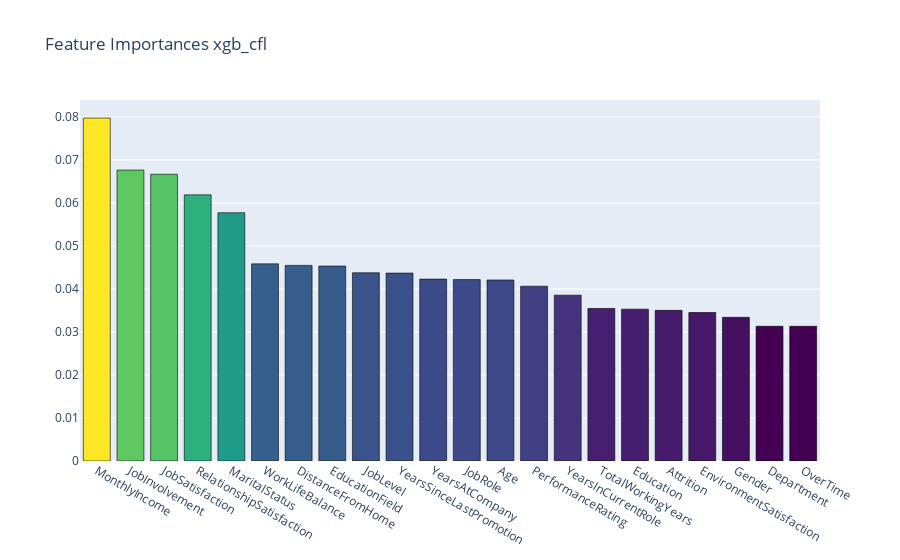

Notebook cell for this chart:
### Code cell
features_imp(xgb_clf, 'features')

### Figure 1 — Plotly figure (JSON) as saved in the notebook; plotly's stock layout.template omitted (floating-point values rounded to 4 significant figures)
{"data": [{"marker": {"color": [0.07975, 0.06765, 0.06668, 0.06189, 0.05774, 0.04584, 0.04549, 0.04533, 0.04377, 0.0437, 0.0423, 0.04218, 0.0421, 0.04064, 0.03857, 0.03547, 0.03531, 0.03503, 0.03453, 0.03341, 0.03133, 0.03131], "colorscale": [[0, "#440154"], [0.1111, "#482878"], [0.2222, "#3e4989"], [0.3333, "#31688e"], [0.4444, "#26828e"], [0.5556, "#1f9e89"], [0.6667, "#35b779"], [0.7778, "#6ece58"], [0.8889, "#b5de2b"], [1, "#fde725"]], "line": {"color": "black", "width": 0.6}}, "name": "coefficients", "type": "bar", "x": ["MonthlyIncome", "JobInvolvement", "JobSatisfaction", "RelationshipSatisfaction", "MaritalStatus", "WorkLifeBalance", "DistanceFromHome", "EducationField", "JobLevel", "YearsSinceLastPromotion", "YearsAtCompany", "JobRole", "Age", "PerformanceRating", "YearsInCurrentRole", "TotalWorkingYears", "Education", "Attrition", "EnvironmentSatisfaction", "Gender", "Department", "OverTime"], "y": [0.07975, 0.06765, 0.06668, 0.06189, 0.05774, 0.04584, 0.04549, 0.04533, 0.04377, 0.0437, 0.0423, 0.04218, 0.0421, 0.04064, 0.03857, 0.03547, 0.03531, 0.03503, 0.03453, 0.03341, 0.03133, 0.03131]}], "layout": {"title": {"text": "Feature Importances xgb_cfl"}}}
